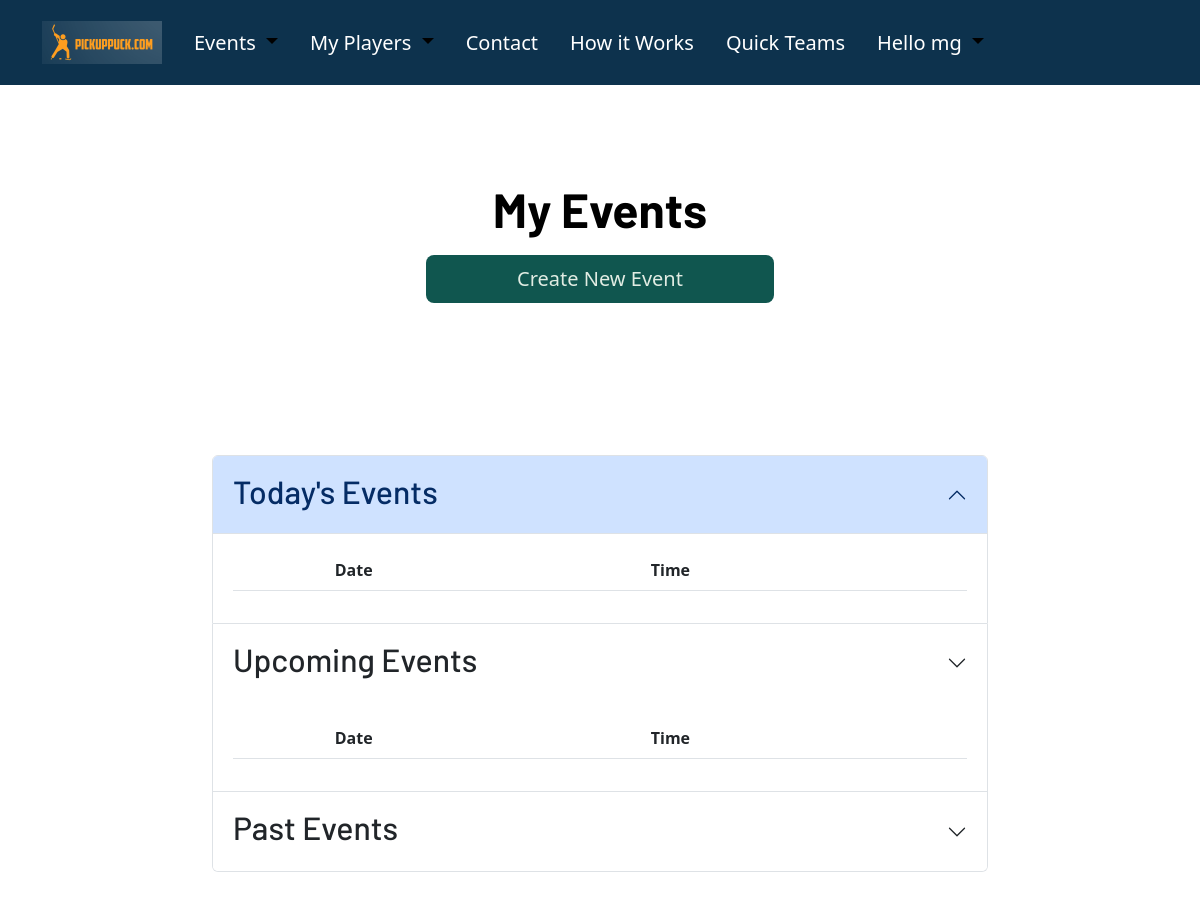
Page /organize/ (signed in) on the earlier database version.
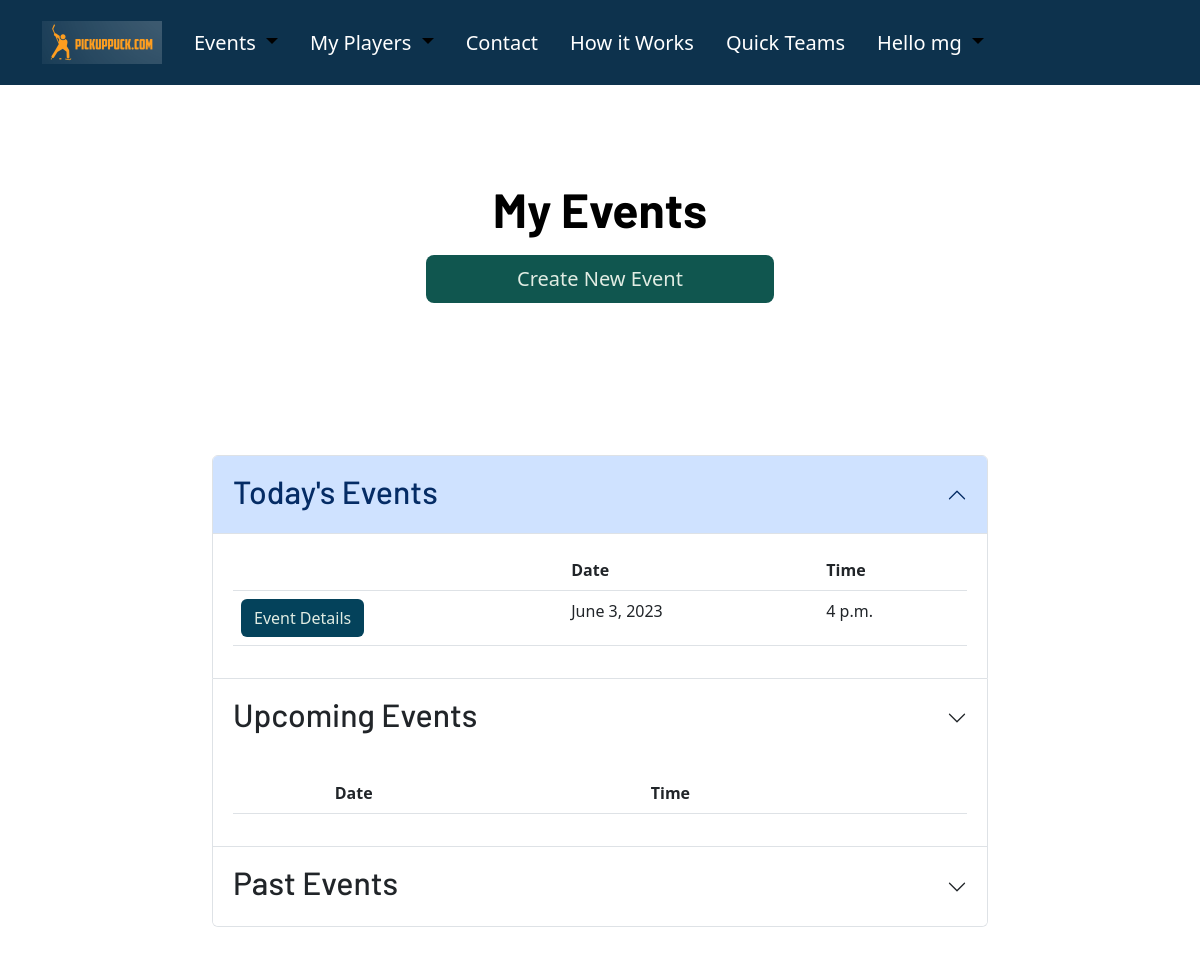
Same page on the later database version.
### OrgDash/models.py (models this page shows, shortened)
class Skate(models.Model):
    host = models.ForeignKey(User, on_delete= models.CASCADE, default= 1)
    date = models.DateField(auto_now = False, default= None)
    time = models.TimeField(auto_now=False, default= None)
    location = models.CharField(max_length=200)
    price = models.IntegerField()
    max_players = models.IntegerField(default=0)
    max_goalies = models.IntegerField(default=2)
    recurring_event = models.BooleanField(default= False)
    player_full = models.BooleanField(default=False)
    goalie_full = models.BooleanField(default=False)
    player_guests = models.ManyToManyField('Player', related_name= 'player_guests')
    goalie_guests = models.ManyToManyField('Player', related_name= 'goalie_guests')
    STATUS_CHOICES = [
        (7,'Every Week'),
        (14,'Every Two Weeks'),
    ]
    frequency = models.IntegerField(choices=STATUS_CHOICES, default= 7, blank= True)
    send_invite_days_before = models.IntegerField(default= 3, blank= True)
    finalize_event_hours_before = models.IntegerField(default=1, blank= True)
    group_to_invite = models.ForeignKey('PlayerGroup', on_delete= models.CASCADE, blank= True, null=True)
    already_duplicated = models.BooleanField(default= False)
    auto_invites_sent = models.BooleanField(default=False)
    auto_rosters_sent = models.BooleanField(default= False)

### OrgDash/views.py (the view)
# urls.py: path('', views.OrganizerDashboard, name = 'organizer_dashboard'),
@login_required
def OrganizerDashboard(request):
    today=timezone.now()
    active_user = request.user.pk
    todays_events = Skate.objects.filter(Q(host= active_user) & Q(date=today))
    upcoming_events = Skate.objects.filter(Q(host= active_user) & Q(date__gt= today))
    past_events = Skate.objects.filter(Q(host= active_user) & Q(date__lt= today))
    context = {'upcoming_events' : upcoming_events, 'past_events': past_events, 'todays_events': todays_events}
    return render (request,'OrgDash/dash_base.html',context)

### OrgDash/templates/OrgDash/dash_base.html (shortened to what this page needs)
{% extends 'base.html' %}
{% block body_block %}
<div class="container col-md-8">
  <div class="px-4 py-5 my-5 text-center">
    <h1 class="display-5 fw-bold text-body-emphasis">My Events</h1>
    <div class="col-lg-6 mx-auto">
      <div class="d-grid gap-2 d-sm-flex justify-content-sm-center p-2">
        <a type="button" class=" w-100 btn-lg btn btn-green" href="{% url 'OrgDash:create_event' %}">Create New Event</a>
      </div>
    </div>
  </div>
<div class="accordion py-5" id="accordionPanelsStayOpenExample">
  <div class="accordion-item ">
    <h2 class="accordion-header">
      <button class="accordion-button" type="button" data-bs-toggle="collapse" data-bs-target="#panelsStayOpen-collapseOne" aria-expanded="true" aria-controls="panelsStayOpen-collapseOne">
        <h2>Today's Events</h2>
      </button>
    </h2>
    <div id="panelsStayOpen-collapseOne" class="accordion-collapse collapse show">
      <div class="accordion-body">
        <table class="table table-hover table">
          <thead>
            <tr>
              <th scope="col"></th>
              <th scope="col">Date</th>
              <th scope="col">Time</th>
            </tr>
          </thead>
          <tbody>
            {% for item in todays_events %}
            <tr>
            <td><a type="button" class="btn btn-blue" data-bs-toggle="offcanvas" data-bs-target="#event{{item.id}}" aria-controls="offcanvasExample" >Event Details</a></td>
            <td>{{item.date}}</td>
            <td>{{item.time}}</td>
            </tr>
            {% endfor %}
        </tbody>
        </table>
      </div>
    </div>
  </div>
  <div class="accordion-item">
    <h2 class="accordion-header">
      <button class="accordion-button collapsed" type="button" data-bs-toggle="collapse" data-bs-target="#panelsStayOpen-collapseTwo" aria-expanded="false" aria-controls="panelsStayOpen-collapseTwo">
        <h2>Upcoming Events</h2>
      </button>
    </h2>
    <div id="panelsStayOpen-collapseTwo" class="accordion-collapse collapse show">
      <div class="accordion-body">
        <table class="table table-hover table">
          <thead>
            <tr>
              <th scope="col"></th>
              <th scope="col">Date</th>
              <th scope="col">Time</th>
            </tr>
          </thead>
        </table>
      </div>
    </div>
  </div>
  <div class="accordion-item">
    <h2 class="accordion-header">
      <button class="accordion-button collapsed" type="button" data-bs-toggle="collapse" data-bs-target="#panelsStayOpen-collapseThree" aria-expanded="false" aria-controls="panelsStayOpen-collapseThree">
       <h2>Past Events</h2>
      </button>
    </h2>
  </div>
</div>
    </div>
  {% endblock %}

### pickuphockey/templates/base.html (shortened to what this page needs)
{% load static %}
<!DOCTYPE html>
<html lang="en">
<head>
    <link href="https://cdn.jsdelivr.net/npm/bootstrap@5.3.0-alpha1/dist/css/bootstrap.min.css" rel="stylesheet">
    <link rel="stylesheet" href="{% static 'pickuphockey.css' %}">
</head>
<nav class="navbar navbar-expand-lg main-nav py-3" aria-label="Ninth navbar example">
  <div class="container-xl">
    <a href="/" class="navbar-brand brand-link "><img src="{% static 'photos/Logo4brand.png' %}" class="img-fluid" alt=""></a>
    {% if user.is_authenticated %}
    <div class="collapse navbar-collapse" id="navbarsExample07XL">
      <ul class="navbar-nav me-auto mb-2 mb-lg-0">
        <li class="nav-item dropdown px-2">
          <a class="nav-link dropdown-toggle active nav-links" href="#" role="button" data-bs-toggle="dropdown" aria-expanded="false">
           Events
          </a>
        </li>
        <li class="nav-item dropdown px-2">
          <a class="nav-link dropdown-toggle active nav-links" href="#" role="button" data-bs-toggle="dropdown" aria-expanded="false">
            My Players
          </a>
        </li>
        <li class="px-2"><a href="{% url 'contact' %}" class="nav-links nav-link link-body-emphasis">Contact</a></li>
        <li class="px-2"><a href="{% url 'how_it_works' %}" class="nav-links nav-link link-body-emphasis">How it Works</a></li>
        <li class="px-2"><a href="{% url 'quickteams:quick_teams' %}" class="nav-links nav-link link-body-emphasis">Quick Teams</a></li>
        <li class="nav-item dropdown px-2 ">
          <a class="nav-link dropdown-toggle active nav-links" href="#" role="button" data-bs-toggle="dropdown" aria-expanded="false">
            Hello {{user}}
          </a>
            <a class="dropdown-item" href="/reset-password/">Reset Password</a></li>
          </ul>
    </div>
      {% endif %}
  </div>
</nav>
    <body>
                {% block body_block%}
                {% endblock %}
</body>
</html>

### pickuphockey/static/pickuphockey.css (style rules this page uses)
body { background-color: white; }
.main-nav { background-color: #0d324d; }
h1, h2, h3, h4, h5 { font-family: 'Barlow', sans-serif; }
.nav-links, .brand-link { -webkit-text-fill-color: #ffffff; font-size: 125%; transition: transform 0.3s ease-in-out; }
.btn-green { background-color: #10564f; -webkit-text-fill-color: #e1ece3; }
.btn-blue { background-color: #04425B; -webkit-text-fill-color: #e1ece3; }

Differences in the rows shown:
added Skate: date "June 3, 2023", time "4 p.m."
